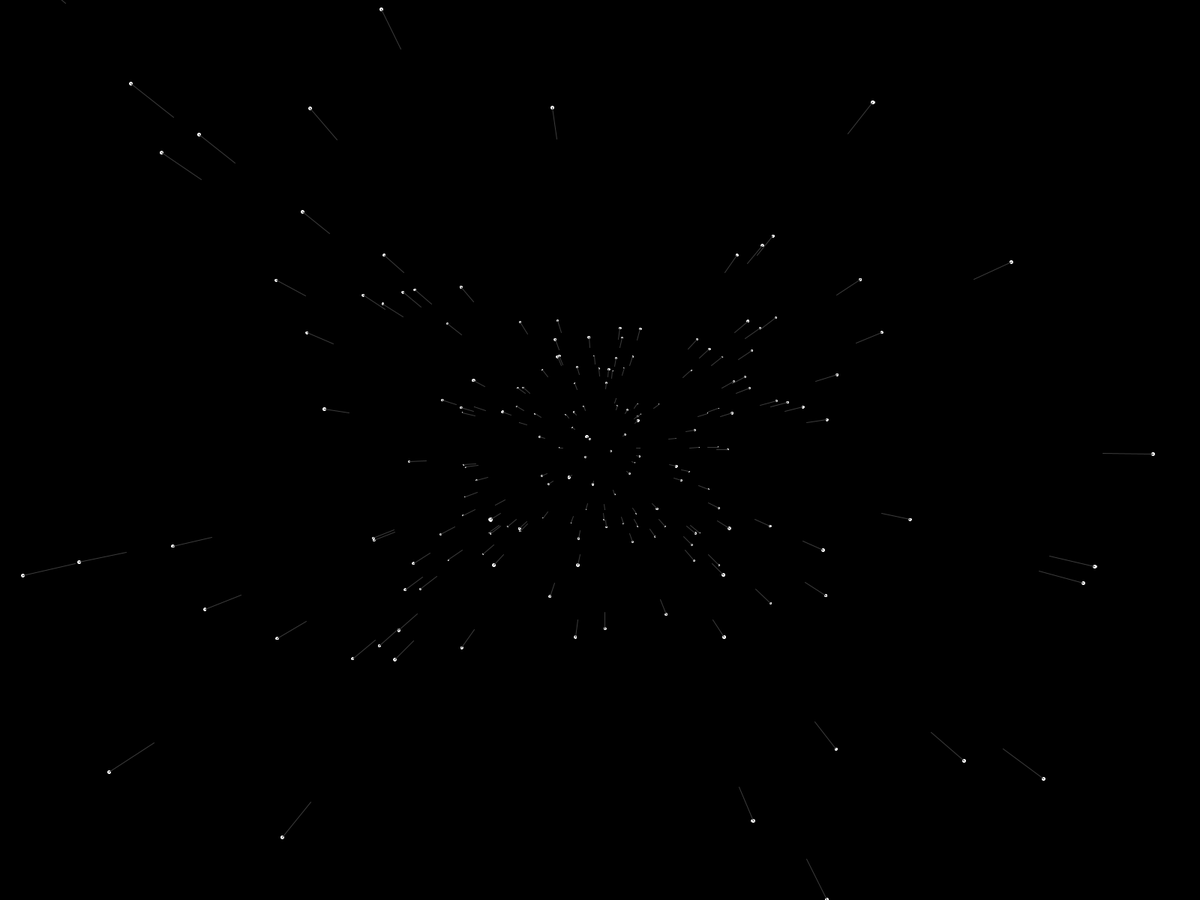
Frame 1 (no input)
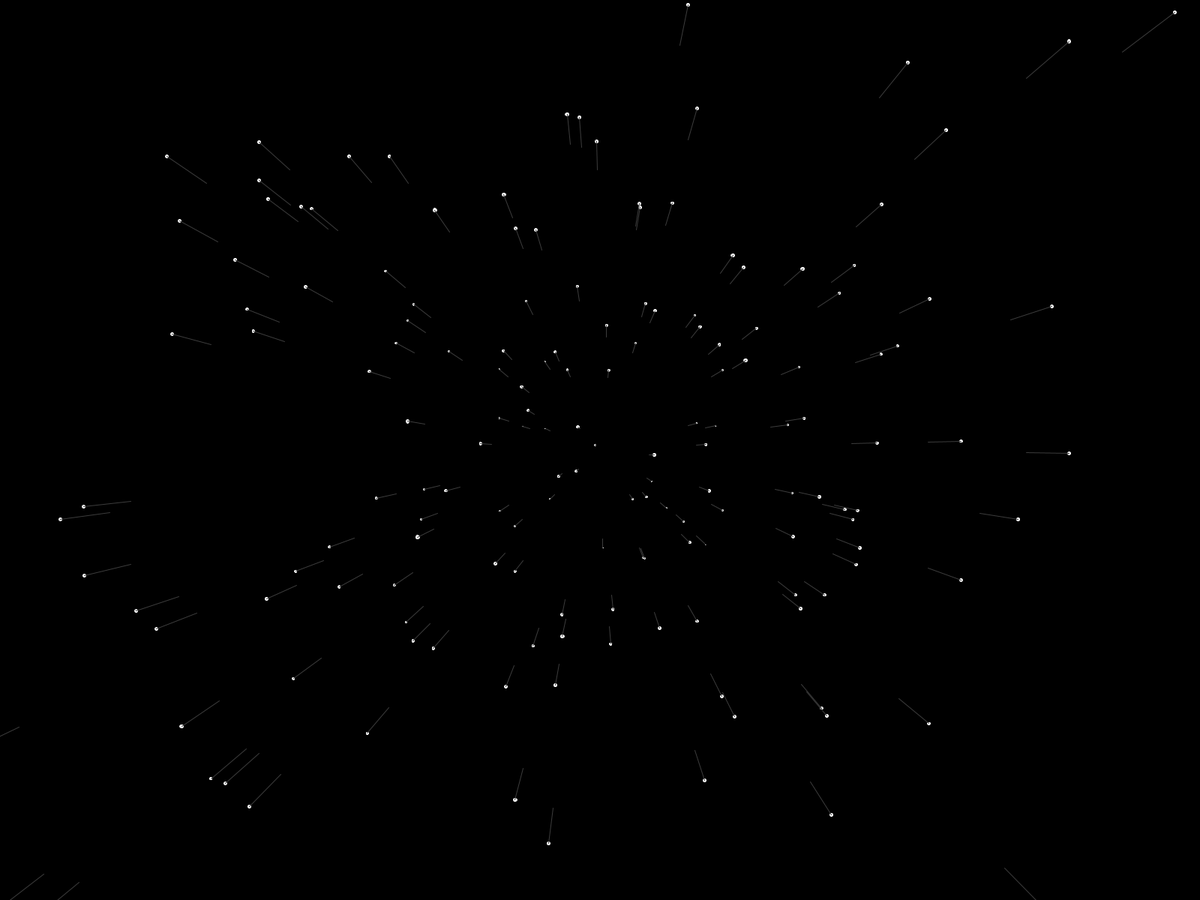
Frame 60 (the mouse pressed at the canvas centre just before this capture)
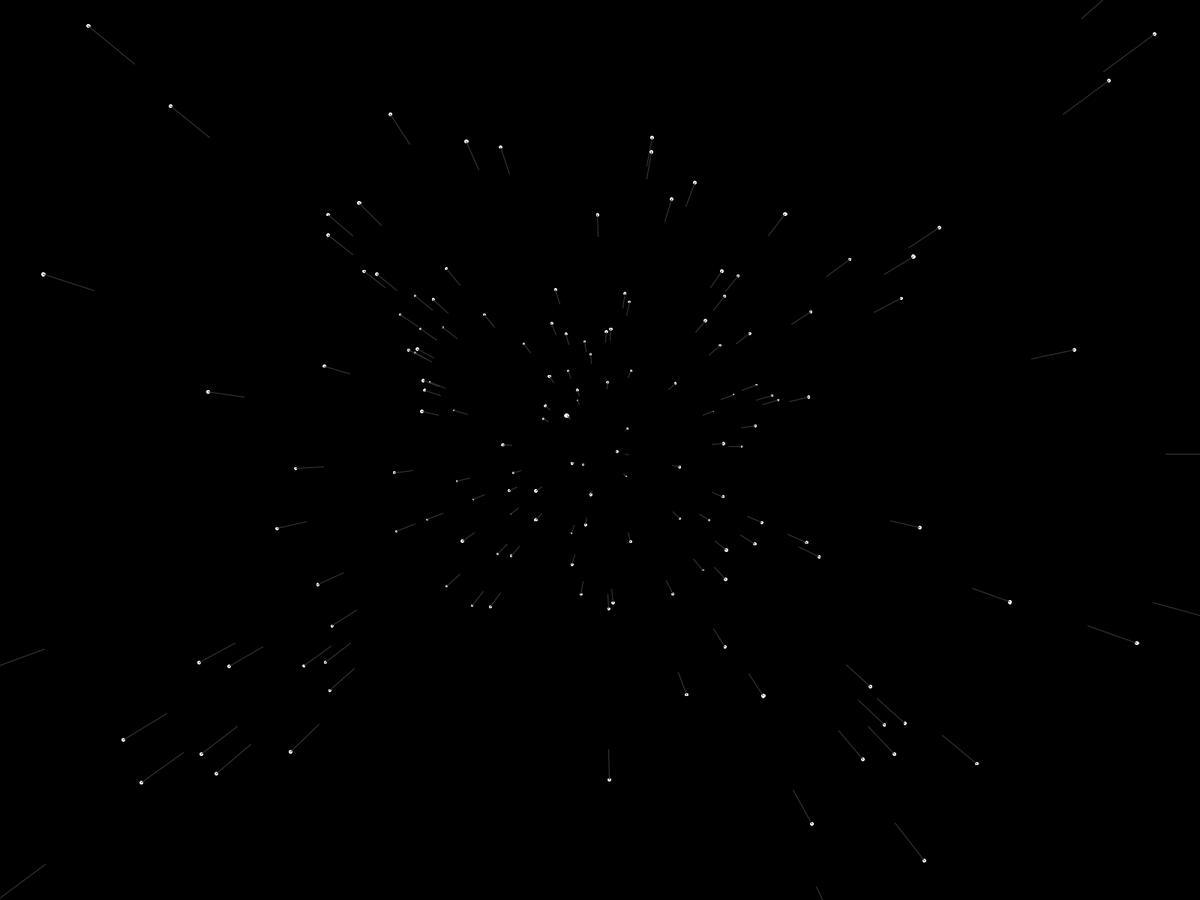
Frame 120 (the mouse held since frame 60 and released just before this capture)

The Processing sketch that drew these frames (run headless with seeded random() and noise(); from frame 60 on, the mouse is pressed at the canvas centre):

// Processing sketch: star_field
// ── star_field.pde
Star[] stars;

void setup() {

  fullScreen();
  stars = new Star[200];
  
  for (int i = 0; i < stars.length; i++) {
    stars[i] = new Star();
  }
  
}



void draw() {
  background(0);
  
  translate(width/2, height/2);
  
  for (int i = 0; i < stars.length; i++) {
    Star s = stars[i];
    s.update();
    s.show();
  }  
}
// ── Star.pde
class Star{
  float x = random(-width, width);
  float y = random(-height, height);
  float z = random(0, 10);
  
  float r;
  
  void update() {
    z = z - 0.1;    
    if (z < 0) {
      z = random(0, 10);
    }
  }
  
  void show() {
    stroke(250);
    r = map(z, 0, 10, 5, 0.1);
    ellipse(x/z, y/z, r, r);
    stroke(60);
    line(x/z,y/z, x/(z * 1.1), y/(z * 1.1));
  }


}
